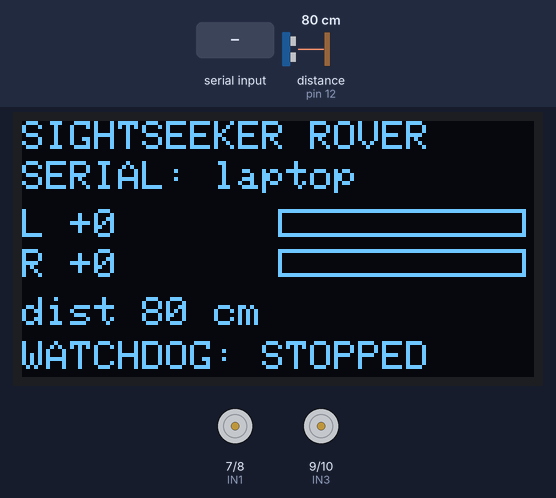
Bench run of a sketch on a simulated Arduino Uno, built with avr-gcc and run on an emulated ATmega328P. On the bench: 128×64 one-colour display, motor-driver pin pairs drawn as motors (green arrow = first pin HIGH = forward, orange = second pin HIGH = backward, longer = more drive, scaled by the enable pin). Wiring (from diagram.json): ultrasonic range finder: trigger pin 11; echo pin 12. Inputs (shaded band) come from the test bench; at power-on: distance to the obstacle (sensor on pin 12) 80 cm. The echo pulse lasts 58.3 µs per cm; what the sketch prints to the serial monitor is not drawn.

Above: at 1.2 s.
1.3 s: distance to the obstacle (sensor on pin 12) set to 4 cm
At 4.0 s:
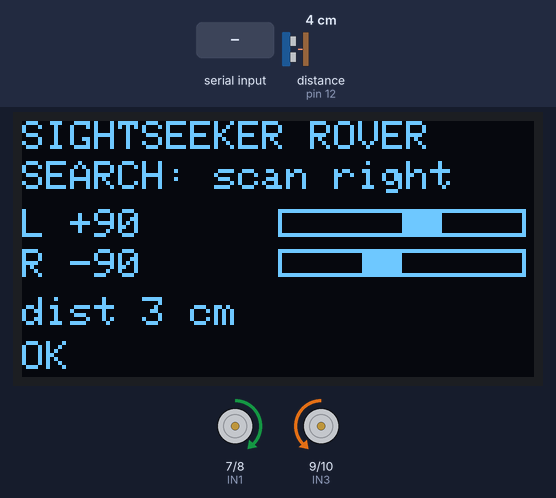
4.3 s: "90,45\n" received over Serial
At 5.8 s:
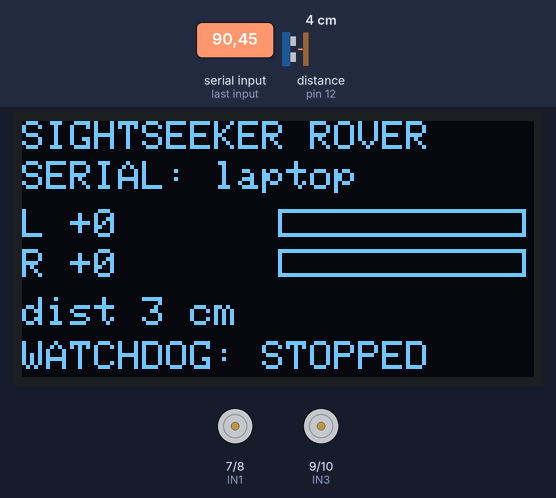
6.3 s: distance to the obstacle (sensor on pin 12) set to 18 cm
At 7.2 s:
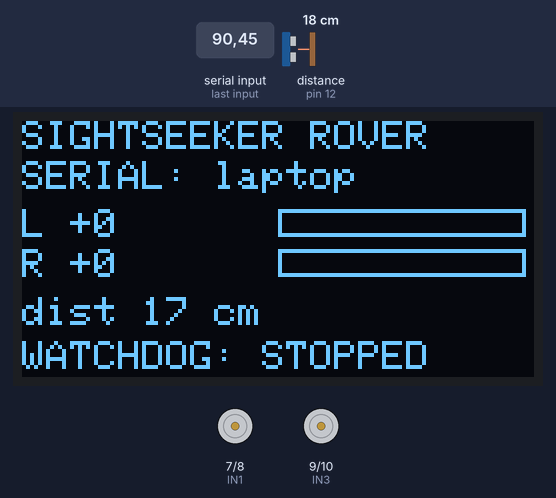
7.9 s: distance to the obstacle (sensor on pin 12) set to 60 cm
At 10.67 s:
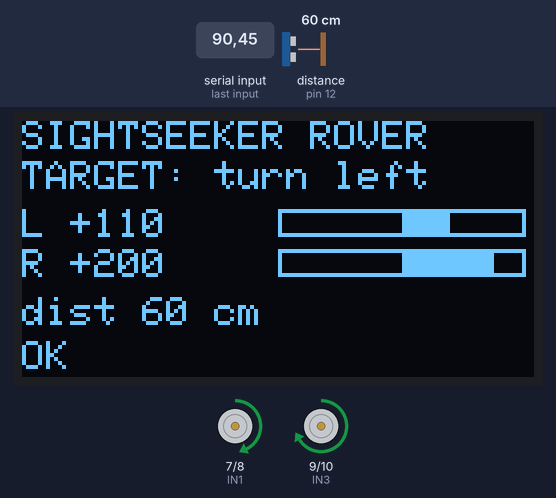
10.9 s: distance to the obstacle (sensor on pin 12) set to 2 cm
At 11.8 s:
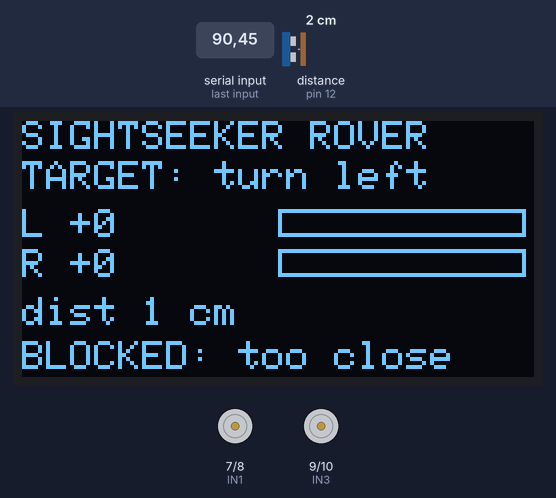
12.6 s: "30,150\n" received over Serial
At 14.1 s:
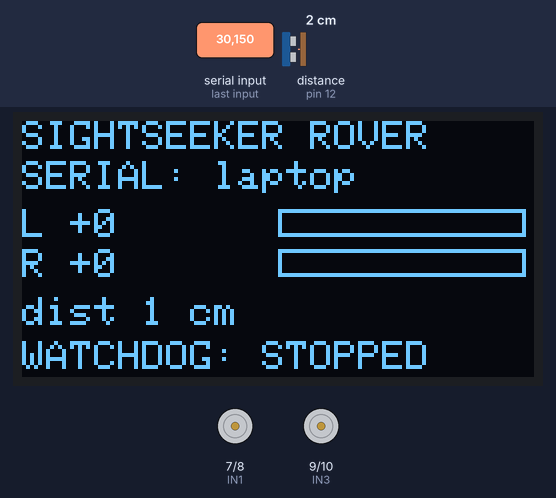
Timing chart, 0 to 20.1 s (numbered marks = the images above; inputs shaded):
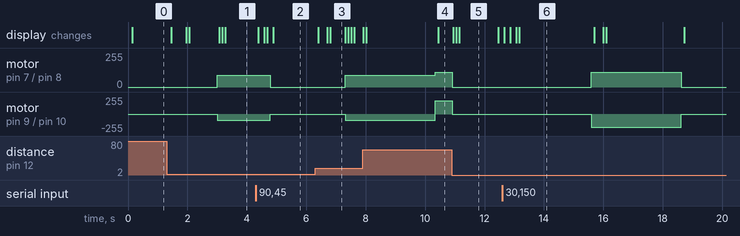

Measured:
- after the input at 1.3 s, the display: first changes after 0.15 s (image 1 shows a later state)
- after the input at 4.3 s, motor on pin 7 (IN1) / pin 8 (IN2): forward 90/255 → stopped after 0.48 s instead of 1.7 s; motor on pin 9 (IN3) / pin 10 (IN4): backward 90/255 → stopped after 0.48 s instead of 1.7 s; the display: first changes after 0.08 s (image 2 shows a later state)
- after the input at 6.3 s, the display: changes after 0.10 s (image 3)
- after the input at 7.9 s, motor on pin 7 (IN1) / pin 8 (IN2): forward 90/255 → forward 110/255 after 2.4 s; motor on pin 9 (IN3) / pin 10 (IN4): backward 90/255 → forward 200/255 after 2.4 s
- after the input at 10.9 s, motor on pin 7 (IN1) / pin 8 (IN2): forward 110/255 → stopped at once; motor on pin 9 (IN3) / pin 10 (IN4): forward 200/255 → stopped at once; the display: changes after 0.05 s (image 5)
- after the input at 12.6 s, the display: first changes after 0.07 s (image 6 shows a later state)
- what the display in image 3 shows lasts 0.5 s, from 6.8 s to 7.3 s

The sketch:

sketch.ino
```cpp
/*
  SightSeeker rover: Wokwi simulation build
  -----------------------------------------
  The SAME firmware as hardware/sightseeker_rover/sightseeker_rover.ino (serial protocol, 500 ms
  watchdog, ultrasonic emergency stop), plus two things that only exist for the simulation:

  1. Motor stand-ins. Wokwi has no L298N or DC motor parts, so each motor is shown with LEDs wired to the
     exact pins the L298N would use: green = IN1/IN3 (forward), red = IN2/IN4 (reverse), yellow = ENA/ENB
     (PWM speed, brightness = speed). An OLED shows the wheel speeds, distance and safety state.
  2. Demo mode. If no command arrives on the serial port for 3 s, the sketch replays a recorded mission
     from the Vision Brain at the same 20 commands/s it sends in real life: scan, turn to the target,
     drive, avoid an obstacle, arrive, then a "lost link" to show the watchdog stopping the motors.

  Try it:  drag the HC-SR04 distance below 25 cm during a "forward" step -> forward motion is blocked.
           Type a command in the Serial Monitor, e.g.  L150,R150  (motors stop 0.5 s later: watchdog).
*/
#include <Wire.h>
#include <Adafruit_GFX.h>
#include <Adafruit_SSD1306.h>

const int ENA = 5, IN1 = 7, IN2 = 8;    // left motor  (L298N)
const int ENB = 6, IN3 = 9, IN4 = 10;   // right motor (L298N)
const int TRIG = 11, ECHO = 12;         // HC-SR04
const unsigned long WATCHDOG_MS = 500;
const int STOP_CM = 25;

Adafruit_SSD1306 oled(128, 64, &Wire, -1);
bool oledOk = false;

int cmdLeft = 0, cmdRight = 0;          // last command received
int outLeft = 0, outRight = 0;          // what the motors actually get
long distCm = 999;
bool blocked = false, watchdogStop = true;
unsigned long lastPing = 0, lastCmd = 0, lastDraw = 0, lastSerial = 0;
char buf[32];
byte len = 0;

void setMotor(int en, int inA, int inB, int speed) {
  speed = constrain(speed, -255, 255);
  digitalWrite(inA, speed > 0 ? HIGH : LOW);
  digitalWrite(inB, speed < 0 ? HIGH : LOW);
  analogWrite(en, abs(speed));
}

void applyCommand() {
  int l = cmdLeft, r = cmdRight;
  blocked = (distCm < STOP_CM && l > 0 && r > 0);      // never drive forward into something close
  if (blocked) { l = 0; r = 0; }
  if (watchdogStop) { l = 0; r = 0; }
  outLeft = l; outRight = r;
  setMotor(ENA, IN1, IN2, l);
  setMotor(ENB, IN3, IN4, r);
}

long readDistanceCm() {
  digitalWrite(TRIG, LOW); delayMicroseconds(2);
  digitalWrite(TRIG, HIGH); delayMicroseconds(10);
  digitalWrite(TRIG, LOW);
  unsigned long us = pulseIn(ECHO, HIGH, 25000UL);
  return us == 0 ? 999 : (long)(us / 58);
}

bool parseCommand(const char *s, int &left, int &right) {
  if (s[0] != 'L') return false;
  const char *comma = strchr(s, ',');
  if (!comma || comma[1] != 'R') return false;
  left = atoi(s + 1);
  right = atoi(comma + 2);
  return true;
}

void handleLine(const char *line) {           // same path for real serial input and the demo
  int l, r;
  if (parseCommand(line, l, r)) {
    cmdLeft = l; cmdRight = r;
    lastCmd = millis();
    watchdogStop = false;
    applyCommand();
  }
}

// ---------------- demo mode (simulation only) ----------------
struct Step { int l, r; unsigned int ms; bool send; const char *label; };
const Step DEMO[] = {
  {  90,  -90, 3000, true,  "SEARCH: scan right" },
  { 110,  200, 2000, true,  "TARGET: turn left" },
  { 180,  180, 3000, true,  "NAVIGATE: forward" },
  {  40,  210, 2000, true,  "AVOID: obstacle->left" },
  { 170,  180, 2500, true,  "NAVIGATE: forward" },
  {   0,    0, 2500, true,  "GOAL REACHED: stop" },
  { 150,  150, 1500, true,  "NAVIGATE: forward" },
  { 150,  150, 2500, false, "LINK LOST: no cmds" },
};
const int DEMO_N = sizeof(DEMO) / sizeof(DEMO[0]);
int demoStep = -1;
unsigned long demoStart = 0, demoLastSend = 0;
const char *label = "waiting";

void runDemo() {
  unsigned long now = millis();
  if (now - lastSerial < 3000) { demoStep = -1; label = "SERIAL: laptop"; return; }   // real commands win
  if (demoStep < 0 || now - demoStart >= DEMO[demoStep].ms) {
    demoStep = (demoStep + 1) % DEMO_N;
    demoStart = now;
    label = DEMO[demoStep].label;
    Serial.print(F("[demo] ")); Serial.println(label);
  }
  if (DEMO[demoStep].send && now - demoLastSend >= 50) {          // 20 commands per second
    demoLastSend = now;
    char line[24];
    snprintf(line, sizeof(line), "L%d,R%d", DEMO[demoStep].l, DEMO[demoStep].r);
    handleLine(line);
  }
}

void drawBar(int y, const char *name, int v) {
  oled.setCursor(0, y); oled.print(name); oled.print(v >= 0 ? "+" : ""); oled.print(v);
  int w = abs(v) * 40 / 255;
  oled.drawRect(64, y, 62, 7, SSD1306_WHITE);
  if (v >= 0) oled.fillRect(95, y + 1, w * 30 / 40, 5, SSD1306_WHITE);
  else oled.fillRect(95 - w * 30 / 40, y + 1, w * 30 / 40, 5, SSD1306_WHITE);
}

void drawOled() {
  if (!oledOk) return;
  oled.clearDisplay();
  oled.setTextSize(1); oled.setTextColor(SSD1306_WHITE);
  oled.setCursor(0, 0); oled.print(F("SIGHTSEEKER ROVER"));
  oled.setCursor(0, 10); oled.print(label);
  drawBar(22, "L ", outLeft);
  drawBar(32, "R ", outRight);
  oled.setCursor(0, 44); oled.print(F("dist ")); if (distCm >= 999) oled.print(F("--")); else oled.print(distCm); oled.print(F(" cm"));
  oled.setCursor(0, 55);
  if (watchdogStop) oled.print(F("WATCHDOG: STOPPED"));
  else if (blocked) oled.print(F("BLOCKED: too close"));
  else oled.print(F("OK"));
  oled.display();
}

void setup() {
  pinMode(ENA, OUTPUT); pinMode(IN1, OUTPUT); pinMode(IN2, OUTPUT);
  pinMode(ENB, OUTPUT); pinMode(IN3, OUTPUT); pinMode(IN4, OUTPUT);
  pinMode(TRIG, OUTPUT); pinMode(ECHO, INPUT);
  Serial.begin(115200);
  oledOk = oled.begin(SSD1306_SWITCHCAPVCC, 0x3C);
  applyCommand();
  Serial.println(F("SightSeeker rover sim. Send L<left>,R<right> (-255..255), or wait 3 s for the demo."));
}

void loop() {
  while (Serial.available() > 0) {
    char c = Serial.read();
    lastSerial = millis();
    if (c == '\n' || c == '\r') {
      if (len > 0) { buf[len] = '\0'; handleLine(buf); len = 0; }
    } else if (len < sizeof(buf) - 1) {
      buf[len++] = c;
    } else {
      len = 0;
    }
  }
  runDemo();
  if (millis() - lastPing > 60) {
    lastPing = millis();
    distCm = readDistanceCm();
    applyCommand();
  }
  if (!watchdogStop && millis() - lastCmd > WATCHDOG_MS) {
    watchdogStop = true; cmdLeft = cmdRight = 0;
    applyCommand();
    Serial.println(F("[safety] no command for 500 ms -> motors stopped"));
  }
  if (millis() - lastDraw > 100) { lastDraw = millis(); drawOled(); }
}
```
